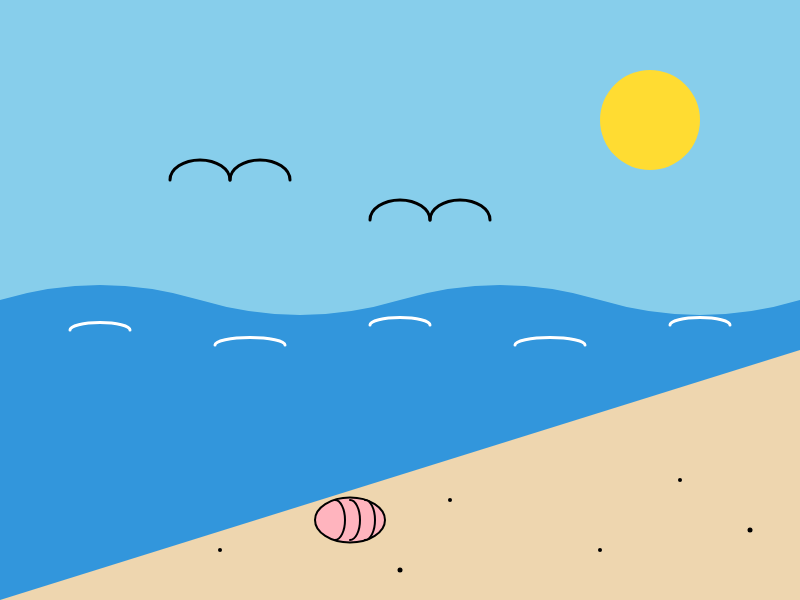
Frame 1 (no input)
Frame 60 (no input): identical to frame 1, image omitted
Frame 120 (the mouse pressed at the canvas centre since frame 60): identical to frame 1, image omitted

The p5.js sketch that drew this single still picture (run headless with seeded random() and noise() and a simulated clock; from frame 60 on, the mouse is pressed at the canvas centre):

// p5.js sketch
// ── sketch.js
// Cindi L
// Beach
// My concept is a peaceful beach.
// This drawing shows a beach with the ocean, sand, sun, and shells.

function setup() {
  createCanvas(800, 600);
}

function draw() {
  background(135,206,235);
  //sun
  fill(255,220,50);
  noStroke();
  circle(650,120,100); 
  //ocean
  fill(50,150,220);
noStroke();

beginShape();
vertex(0,300);
quadraticVertex(100,270,200,300);
quadraticVertex(300,330,400,300);
quadraticVertex(500,270,600,300);
quadraticVertex(700,330,800,300);
vertex(800,600);
vertex(0,600);
endShape(CLOSE);
  //beach
  fill(238,214,175)
  triangle(0,600,800,600,800,350)
  // Shell
fill(255, 180, 190);
stroke(0);
strokeWeight(2);

ellipse(350, 520, 70, 45);

arc(335, 520, 20, 40, PI + HALF_PI, HALF_PI);
arc(350, 520, 20, 40, PI + HALF_PI, HALF_PI);
arc(365, 520, 20, 40, PI + HALF_PI, HALF_PI);
// Sand dots
fill(0);
noStroke();

circle(450, 500, 4);
circle(680, 480, 4);
circle(750, 530, 5);
circle(220, 550, 4);
circle(400, 570, 5);
circle(600, 550, 4);
 // Waves
 stroke(255);
 strokeWeight(3);
 noFill();

 arc(100, 330, 60, 15, PI, TWO_PI);
 arc(250, 345, 70, 15, PI, TWO_PI);
 arc(400, 325, 60, 15, PI, TWO_PI);
 arc(550, 345, 70, 15, PI, TWO_PI);
 arc(700, 325, 60, 15, PI, TWO_PI);
  // Seagulls
 stroke(0);
 strokeWeight(3);
 noFill();
 arc(200, 180, 60, 40, PI, TWO_PI);
 arc(260, 180, 60, 40, PI, TWO_PI);

 arc(400, 220, 60, 40, PI, TWO_PI);
 arc(460, 220, 60, 40, PI, TWO_PI);
}
// ── sketch beach1.js
// Cindi LW
// Beach
// My concept is a peaceful beach.
// This drawing shows a beach with the ocean, sand, sun, and shells.

function setup() {
  createCanvas(800, 600);
}

function draw() {
  background(135,206,235);
  //sun
  fill(255,220,50);
  noStroke();
  circle(650,120,100); 
  //ocean
  fill(50,150,220);
noStroke();

beginShape();
vertex(0,300);
quadraticVertex(100,270,200,300);
quadraticVertex(300,330,400,300);
quadraticVertex(500,270,600,300);
quadraticVertex(700,330,800,300);
vertex(800,600);
vertex(0,600);
endShape(CLOSE);
  //beach
  fill(238,214,175)
  triangle(0,600,800,600,800,350)
  // Shell
fill(255, 180, 190);
stroke(0);
strokeWeight(2);

ellipse(350, 520, 70, 45);

arc(335, 520, 20, 40, PI + HALF_PI, HALF_PI);
arc(350, 520, 20, 40, PI + HALF_PI, HALF_PI);
arc(365, 520, 20, 40, PI + HALF_PI, HALF_PI);
// Sand dots
fill(0);
noStroke();

circle(450, 500, 4);
circle(680, 480, 4);
circle(750, 530, 5);
circle(220, 550, 4);
circle(400, 570, 5);
circle(600, 550, 4);
 // Waves
 stroke(255);
 strokeWeight(3);
 noFill();

 arc(100, 330, 60, 15, PI, TWO_PI);
 arc(250, 345, 70, 15, PI, TWO_PI);
 arc(400, 325, 60, 15, PI, TWO_PI);
 arc(550, 345, 70, 15, PI, TWO_PI);
 arc(700, 325, 60, 15, PI, TWO_PI);
  // Seagulls
 stroke(0);
 strokeWeight(3);
 noFill();
 arc(200, 180, 60, 40, PI, TWO_PI);
 arc(260, 180, 60, 40, PI, TWO_PI);

 arc(400, 220, 60, 40, PI, TWO_PI);
 arc(460, 220, 60, 40, PI, TWO_PI);
}
